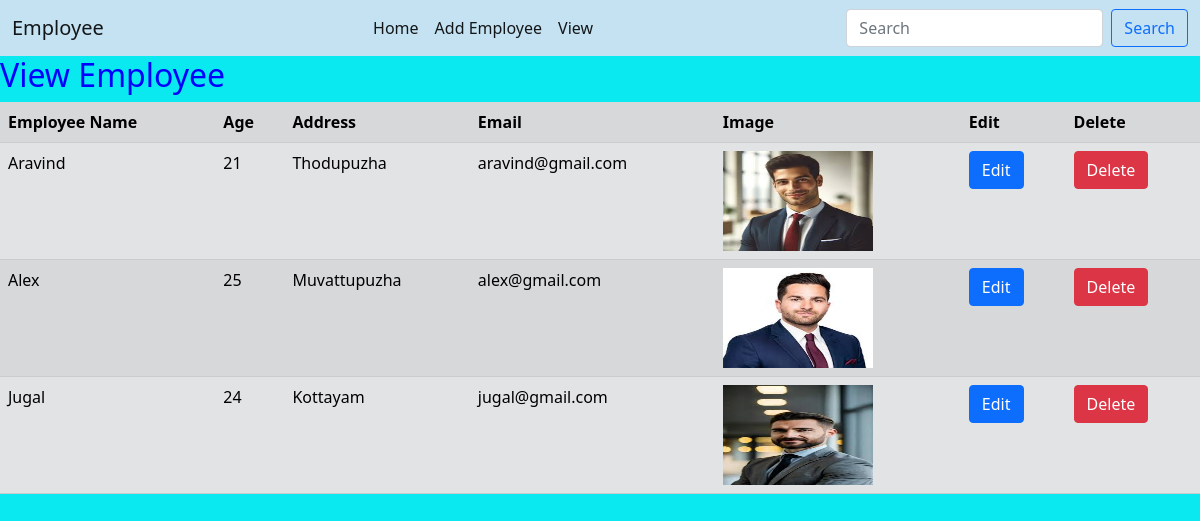
/view, run on the app's committed database.
### app1/models.py (models this page shows, shortened)
class emp(models.Model):
    ename=models.CharField(max_length=20)
    age=models.IntegerField()
    address=models.CharField(max_length=50)
    email=models.CharField(max_length=20)
    image=models.ImageField(upload_to="image")

### app1/views.py (the view)
# urls.py: path('view',views.view,name="view"),
def view(request):
    k=emp.objects.all()
    return render(request,'view.html',{'empl':k})

### templates/view.html
{% extends 'base.html' %}
{% load static %}
{% block content %}
<h2>View Employee</h2>
<table class="table table-secondary table-striped table-hover">
    <tr>
        <th>Employee Name</th>
        <th>Age</th>
        <th>Address</th>
        <th>Email</th>
        <th>Image</th>
        <th>Edit</th>
        <th>Delete</th>
    </tr>
    {% for i in empl %}
    <tr>
        <td>{{i.ename}}</td>
        <td>{{i.age}}</td>
        <td>{{i.address}}</td>
        <td>{{i.email}}</td>
        <td><img src="{{i.image.url}}" height="100px" width="150px"></td>
        <td><a href="{% url 'app1:edit' i.id %}" class="btn btn-primary">Edit</a></td>
        <td><a href="{% url 'app1:delete' i.id %}" class="btn btn-danger">Delete</a></td>
    </tr>
    {% endfor %}
</table>
{% endblock %}

### templates/base.html (shortened to what this page needs)
<!DOCTYPE html>
{% load static %}
<html lang="en">
<head>
  <link href="https://cdn.jsdelivr.net/npm/bootstrap@5.0.2/dist/css/bootstrap.min.css" rel="stylesheet">
    <link rel="stylesheet" href="{% static 'css/style2.css' %}">
</head>
<body>
<nav class="navbar navbar-expand-lg navbar-light" style="background-color:#c4e2f2">
  <div class="container-fluid">
    <a class="navbar-brand" href="#">Employee</a>
    <div class="collapse navbar-collapse" id="navbarSupportedContent">
      <ul class="navbar-nav mx-auto mb-2 mb-lg-0">
        <li class="nav-item">
          <a class="nav-link active" aria-current="page" href="{% url 'app1:home' %}">Home</a>
        </li>
        <li class="nav-item">
          <a class="nav-link active" aria-current="page" href="{% url 'app1:add' %}">Add Employee</a>
        </li>
        <li class="nav-item">
          <a class="nav-link active" aria-current="page" href="{% url 'app1:view' %}">View</a>
        </li>
      </ul>
      <form class="d-flex">
        <input class="form-control me-2" type="search" name="q" placeholder="Search" aria-label="Search">
        <button class="btn btn-outline-primary" type="submit">Search</button>
      </form>
    </div>
  </div>
</nav>
{% block content %}
{% endblock %}
</body>
</html>

### static/css/style2.css (style rules this page uses)
body { background-color:#0ae8f0; color:red; }
h2 { color:blue; }

### data on the page
emp: ename "Aravind", age "21", address "Thodupuzha", email "aravind@gmail.com", image (picture)
emp: ename "Alex", age "25", address "Muvattupuzha", email "alex@gmail.com", image (picture)
emp: ename "Jugal", age "24", address "Kottayam", email "jugal@gmail.com", image (picture)
